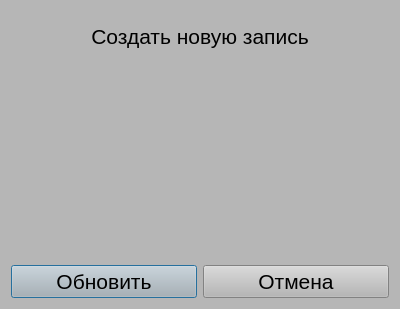
<?xml version="1.0" encoding="UTF-8"?>
<ui version="4.0">
 <class>Dialog</class>
 <widget class="QDialog" name="Dialog">
  <property name="geometry">
   <rect>
    <x>0</x>
    <y>0</y>
    <width>400</width>
    <height>309</height>
   </rect>
  </property>
  <property name="windowTitle">
   <string>Dialog</string>
  </property>
  <property name="styleSheet">
   <string notr="true">background-color: rgb(182, 182, 182)</string>
  </property>
  <layout class="QVBoxLayout" name="verticalLayout_2">
   <item>
    <widget class="QLabel" name="label">
     <property name="sizePolicy">
      <sizepolicy hsizetype="Preferred" vsizetype="Preferred">
       <horstretch>0</horstretch>
       <verstretch>0</verstretch>
      </sizepolicy>
     </property>
     <property name="minimumSize">
      <size>
       <width>0</width>
       <height>0</height>
      </size>
     </property>
     <property name="maximumSize">
      <size>
       <width>16777215</width>
       <height>50</height>
      </size>
     </property>
     <property name="font">
      <font>
       <family>Arial</family>
       <pointsize>16</pointsize>
      </font>
     </property>
     <property name="text">
      <string>Создать новую запись</string>
     </property>
     <property name="alignment">
      <set>Qt::AlignCenter</set>
     </property>
    </widget>
   </item>
   <item>
    <spacer name="verticalSpacer_2">
     <property name="orientation">
      <enum>Qt::Vertical</enum>
     </property>
     <property name="sizeType">
      <enum>QSizePolicy::Fixed</enum>
     </property>
     <property name="sizeHint" stdset="0">
      <size>
       <width>20</width>
       <height>15</height>
      </size>
     </property>
    </spacer>
   </item>
   <item>
    <widget class="QWidget" name="widget" native="true">
     <property name="styleSheet">
      <string notr="true">font: 16pt &quot;Arial&quot;;</string>
     </property>
     <layout class="QVBoxLayout" name="verticalLayout">
      <item>
       <layout class="QVBoxLayout" name="DataContainer"/>
      </item>
     </layout>
    </widget>
   </item>
   <item>
    <spacer name="verticalSpacer">
     <property name="orientation">
      <enum>Qt::Vertical</enum>
     </property>
     <property name="sizeType">
      <enum>QSizePolicy::Fixed</enum>
     </property>
     <property name="sizeHint" stdset="0">
      <size>
       <width>20</width>
       <height>15</height>
      </size>
     </property>
    </spacer>
   </item>
   <item>
    <layout class="QHBoxLayout" name="horizontalLayout">
     <item>
      <widget class="QPushButton" name="add">
       <property name="minimumSize">
        <size>
         <width>100</width>
         <height>0</height>
        </size>
       </property>
       <property name="font">
        <font>
         <family>Arial</family>
         <pointsize>16</pointsize>
        </font>
       </property>
       <property name="text">
        <string>Обновить</string>
       </property>
      </widget>
     </item>
     <item>
      <widget class="QPushButton" name="back">
       <property name="minimumSize">
        <size>
         <width>100</width>
         <height>0</height>
        </size>
       </property>
       <property name="font">
        <font>
         <family>Arial</family>
         <pointsize>16</pointsize>
        </font>
       </property>
       <property name="text">
        <string>Отмена</string>
       </property>
      </widget>
     </item>
    </layout>
   </item>
  </layout>
 </widget>
 <resources/>
 <connections/>
</ui>
